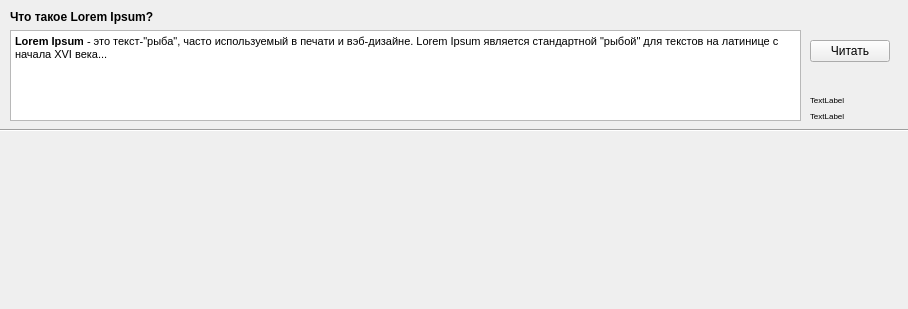
<?xml version="1.0" encoding="UTF-8"?>
<ui version="4.0">
 <class>NewsItem</class>
 <widget class="QWidget" name="NewsItem">
  <property name="geometry">
   <rect>
    <x>0</x>
    <y>0</y>
    <width>908</width>
    <height>309</height>
   </rect>
  </property>
  <property name="sizePolicy">
   <sizepolicy hsizetype="Maximum" vsizetype="Preferred">
    <horstretch>0</horstretch>
    <verstretch>0</verstretch>
   </sizepolicy>
  </property>
  <property name="minimumSize">
   <size>
    <width>0</width>
    <height>50</height>
   </size>
  </property>
  <property name="windowTitle">
   <string>Form</string>
  </property>
  <widget class="QWidget" name="verticalLayoutWidget">
   <property name="geometry">
    <rect>
     <x>10</x>
     <y>10</y>
     <width>791</width>
     <height>111</height>
    </rect>
   </property>
   <layout class="QVBoxLayout" name="verticalLayout">
    <item>
     <widget class="QLabel" name="newsTitle">
      <property name="sizePolicy">
       <sizepolicy hsizetype="Maximum" vsizetype="Preferred">
        <horstretch>0</horstretch>
        <verstretch>0</verstretch>
       </sizepolicy>
      </property>
      <property name="font">
       <font>
        <bold>true</bold>
       </font>
      </property>
      <property name="text">
       <string>Что такое Lorem Ipsum?</string>
      </property>
      <property name="textFormat">
       <enum>Qt::AutoText</enum>
      </property>
     </widget>
    </item>
    <item>
     <widget class="QTextBrowser" name="textBrowser">
      <property name="sizePolicy">
       <sizepolicy hsizetype="Minimum" vsizetype="Minimum">
        <horstretch>0</horstretch>
        <verstretch>0</verstretch>
       </sizepolicy>
      </property>
      <property name="minimumSize">
       <size>
        <width>0</width>
        <height>30</height>
       </size>
      </property>
      <property name="maximumSize">
       <size>
        <width>16777215</width>
        <height>200</height>
       </size>
      </property>
      <property name="verticalScrollBarPolicy">
       <enum>Qt::ScrollBarAlwaysOff</enum>
      </property>
      <property name="horizontalScrollBarPolicy">
       <enum>Qt::ScrollBarAlwaysOff</enum>
      </property>
      <property name="html">
       <string>&lt;!DOCTYPE HTML PUBLIC &quot;-//W3C//DTD HTML 4.0//EN&quot; &quot;http://www.w3.org/TR/REC-html40/strict.dtd&quot;&gt;
&lt;html&gt;&lt;head&gt;&lt;meta name=&quot;qrichtext&quot; content=&quot;1&quot; /&gt;&lt;meta charset=&quot;utf-8&quot; /&gt;&lt;style type=&quot;text/css&quot;&gt;
p, li { white-space: pre-wrap; }
hr { height: 1px; border-width: 0; }
li.unchecked::marker { content: &quot;\2610&quot;; }
li.checked::marker { content: &quot;\2612&quot;; }
&lt;/style&gt;&lt;/head&gt;&lt;body style=&quot; font-family:'Segoe UI'; font-size:9pt; font-weight:400; font-style:normal;&quot;&gt;
&lt;p style=&quot; margin-top:0px; margin-bottom:0px; margin-left:0px; margin-right:0px; -qt-block-indent:0; text-indent:0px;&quot;&gt;&lt;span style=&quot; font-family:'Open Sans,Arial,sans-serif'; font-size:8pt; font-weight:600; color:#000000; background-color:#ffffff;&quot;&gt;Lorem Ipsum&lt;/span&gt;&lt;span style=&quot; font-family:'Open Sans,Arial,sans-serif'; font-size:8pt; color:#000000; background-color:#ffffff;&quot;&gt; - это текст-&amp;quot;рыба&amp;quot;, часто используемый в печати и вэб-дизайне. Lorem Ipsum является стандартной &amp;quot;рыбой&amp;quot; для текстов на латинице с начала XVI века...&lt;/span&gt;&lt;/p&gt;&lt;/body&gt;&lt;/html&gt;</string>
      </property>
     </widget>
    </item>
   </layout>
  </widget>
  <widget class="QWidget" name="verticalLayoutWidget_2">
   <property name="geometry">
    <rect>
     <x>810</x>
     <y>40</y>
     <width>91</width>
     <height>81</height>
    </rect>
   </property>
   <layout class="QVBoxLayout" name="verticalLayout_2">
    <item>
     <widget class="QPushButton" name="readButton">
      <property name="sizePolicy">
       <sizepolicy hsizetype="Fixed" vsizetype="Fixed">
        <horstretch>0</horstretch>
        <verstretch>0</verstretch>
       </sizepolicy>
      </property>
      <property name="text">
       <string>Читать</string>
      </property>
     </widget>
    </item>
    <item>
     <spacer name="verticalSpacer">
      <property name="orientation">
       <enum>Qt::Vertical</enum>
      </property>
      <property name="sizeHint" stdset="0">
       <size>
        <width>20</width>
        <height>40</height>
       </size>
      </property>
     </spacer>
    </item>
    <item>
     <widget class="QLabel" name="timeLabel">
      <property name="maximumSize">
       <size>
        <width>120</width>
        <height>10</height>
       </size>
      </property>
      <property name="font">
       <font>
        <pointsize>6</pointsize>
       </font>
      </property>
      <property name="text">
       <string>TextLabel</string>
      </property>
     </widget>
    </item>
    <item>
     <widget class="QLabel" name="sourceLabel">
      <property name="font">
       <font>
        <pointsize>6</pointsize>
       </font>
      </property>
      <property name="text">
       <string>TextLabel</string>
      </property>
     </widget>
    </item>
   </layout>
  </widget>
  <widget class="Line" name="line">
   <property name="geometry">
    <rect>
     <x>0</x>
     <y>120</y>
     <width>1001</width>
     <height>20</height>
    </rect>
   </property>
   <property name="sizePolicy">
    <sizepolicy hsizetype="Maximum" vsizetype="Fixed">
     <horstretch>0</horstretch>
     <verstretch>0</verstretch>
    </sizepolicy>
   </property>
   <property name="orientation">
    <enum>Qt::Horizontal</enum>
   </property>
  </widget>
 </widget>
 <resources/>
 <connections/>
</ui>
